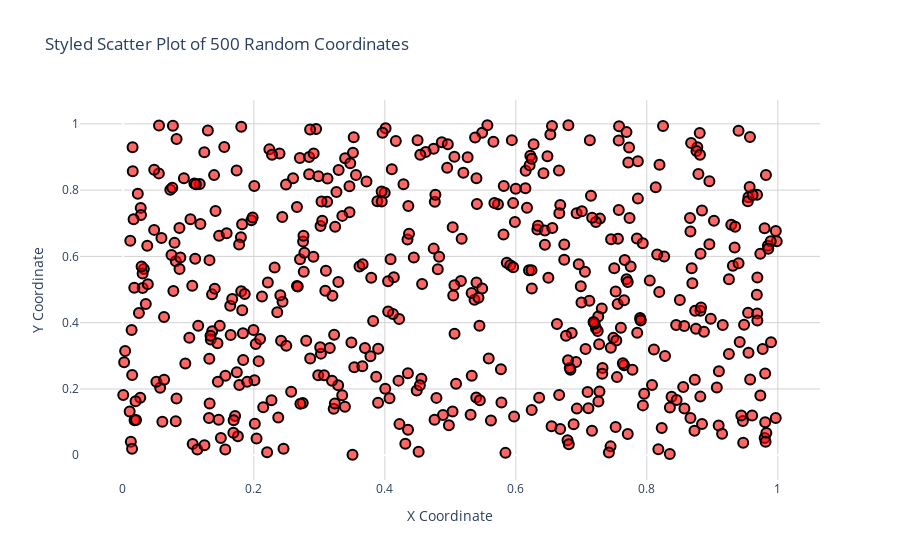

The notebook cell saved with this chart:
### Markdown cell above
3. Write a program to draw a scatter plot for random 500 x and y coordinates and style it

### Code cell
'''

@Author:Naveen Madev Naik
@Date: 2024-08-13
@Last Modified by: Naveen Madev Naik
@Last Modified time: 2024-08-13
@Title :program to draw a scatter plot for random 500 x and y coordinates and style it

'''


def scatter_plot(xpoints,ypoints):

    """
    Description:
        Function will draw a scatter plot for random 500 x and y cooordinates and will add style

    Parameter:
        xpoints:x coordinates
        ypoints:y coordinates
      
    Return:
        None    
    """

    fig = go.Figure(data=go.Scatter(
            x=xpoints,
            y=ypoints,
            mode='markers',
            marker=dict(
                size=10,
                color='rgba(255, 0, 0, 0.6)',  # Semi-transparent red
                symbol='circle',  # Shape of markers
                line=dict(
                    width=2,
                    color='black'  # Border color of markers
                )
            )
        ))

    fig.update_layout(
        title='Styled Scatter Plot of 500 Random Coordinates',
        xaxis_title='X Coordinate',
        yaxis_title='Y Coordinate',
        plot_bgcolor='white',
        xaxis=dict(
            showgrid=True,
            gridcolor='lightgrey'
        ),
        yaxis=dict(
            showgrid=True,
            gridcolor='lightgrey'
        )
    )
    
    fig.show()


def main():
    try:
        xpoints = np.random.rand(500)
        ypoints = np.random.rand(500)

        scatter_plot(xpoints,ypoints)

    except ValueError as e:
        print(f"Invalid input -->{e}")    

if __name__=="__main__":
    main()

### Figure 1 — Plotly figure (JSON) as saved in the notebook; plotly's stock layout.template omitted (floating-point values rounded to 4 significant figures; data arrays with more than 128 entries replaced by an {"elided": "..."} marker saying what was removed)
{"data": [{"marker": {"color": "rgba(255, 0, 0, 0.6)", "line": {"color": "black", "width": 2}, "size": 10, "symbol": "circle"}, "mode": "markers", "type": "scatter", "x": {"elided": "500 float values"}, "y": {"elided": "500 float values"}}], "layout": {"plot_bgcolor": "white", "title": {"text": "Styled Scatter Plot of 500 Random Coordinates"}, "xaxis": {"gridcolor": "lightgrey", "showgrid": true, "title": {"text": "X Coordinate"}}, "yaxis": {"gridcolor": "lightgrey", "showgrid": true, "title": {"text": "Y Coordinate"}}}}
